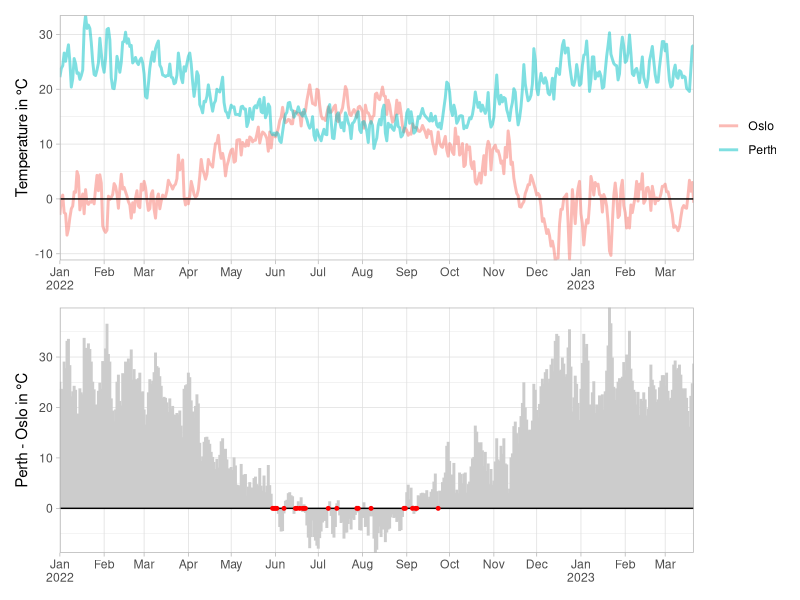
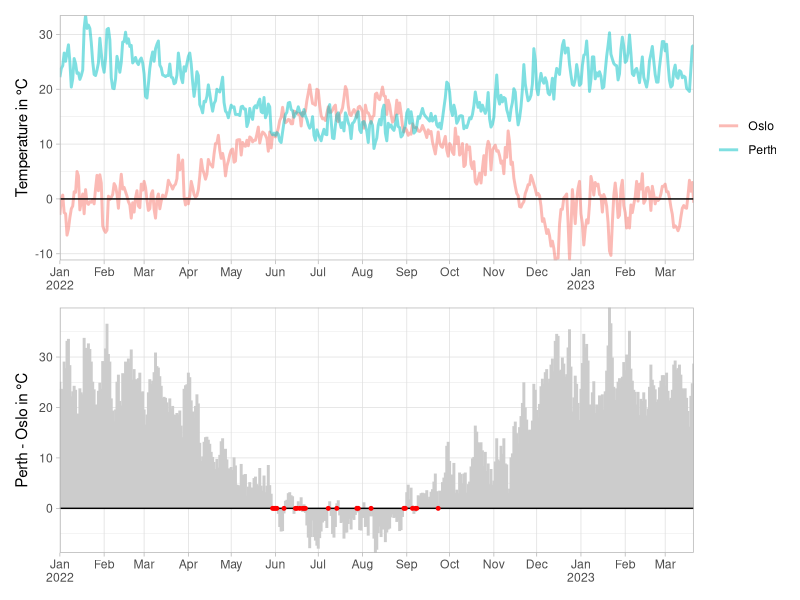

Generate these figures, in order, with R:
library(tidyverse)
library(lubridate)
library(patchwork)

# data
oslo <- read_csv("data/oslo.csv") |> mutate(name = "Oslo", day = parse_date_time(datetime, "mdy"))
perth <- read_csv("data/perth.csv") |> mutate(name = "Perth", day = parse_date_time(datetime, "mdy"))

data_long <- bind_rows(oslo, perth)
data_long

# difference
temp_oslo <- oslo |> select(day, temp_oslo = temp)
temp_perth <- perth |> select(temp_perth = temp)

temp_diff <- bind_cols(temp_oslo, temp_perth) |> mutate(diff = temp_perth - temp_oslo)

# days with diff. within +- 1 degrees C\
equal <- temp_diff |> filter(abs(diff) <= 1)

# plots
# plot average temp
plot_1 <-
  ggplot() +
  geom_path(data = data_long, aes(day, temp, color = name), alpha = 1 / 2, size = 1) +
  scale_x_datetime(
    date_breaks = "1 month",
    date_minor_breaks = "1 month",
    labels = scales::label_date_short()
  ) +
  coord_cartesian(expand = FALSE) +
  theme_light() +
  labs(
    x = NULL,
    y = "Temperature in °C",
    color = NULL
  ) +
  geom_hline(yintercept = 0)

# plot difference
plot_2 <-
  ggplot() +
  geom_segment(data = temp_diff, aes(x = day, xend = day, y = 0, yend = diff), size = 1.0, color = "gray80") +
  scale_x_datetime(
    date_breaks = "1 month",
    date_minor_breaks = "1 month",
    labels = scales::label_date_short()
  ) +
  coord_cartesian(expand = FALSE) +
  theme_light() +
  labs(
    x = NULL,
    y = "Perth - Oslo in °C",
    color = NULL
  ) +
  geom_hline(yintercept = 0) +
  geom_point(data = equal, aes(day, 0), size = 1, color = "red")

# combine plots
plot <- plot_1 / plot_2
plot

# save
ggsave("plots/temp.png", width = 15, height = 7.5)
